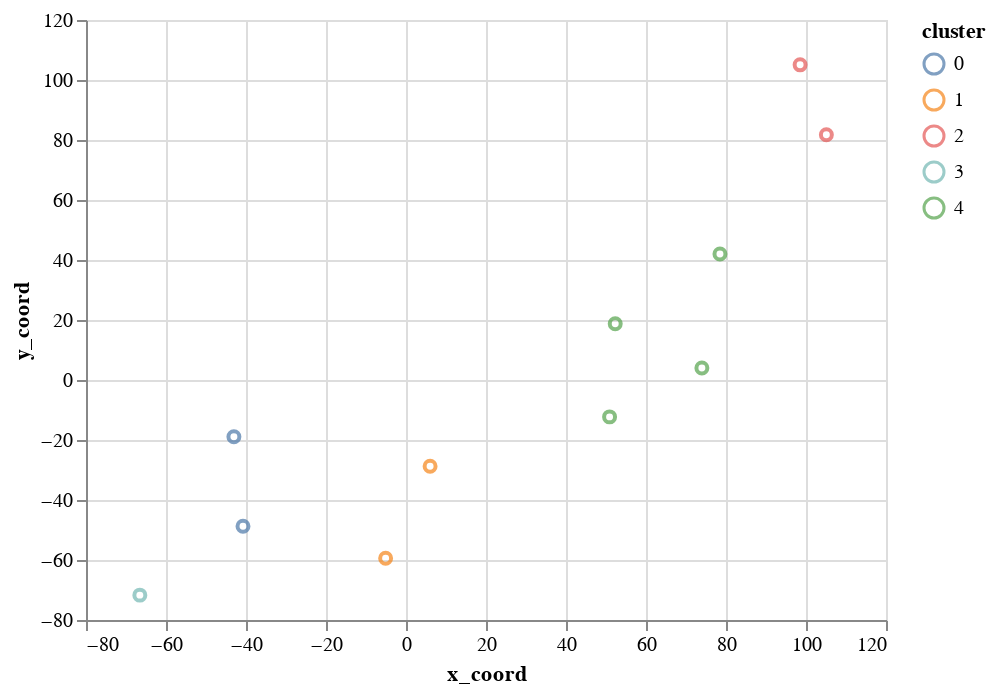

Write notebook code for a chart like this one.
### Code cell
## visualização

X_embedded = TSNE(n_components=2, learning_rate='auto', metric='precomputed', init='random', perplexity=3).fit_transform(X)
X_embedded.shape

df_cl_3 = pd.DataFrame({ 
                'name': idx,
                'x_coord': X_embedded[:,0], 
                'y_coord': X_embedded[:,1],
                'cluster': [str(i) for i in labels]
                })

chart = alt.Chart(df_cl_3).mark_point().encode(
    x='x_coord', 
    y='y_coord',
    color='cluster',
    tooltip='name'
).interactive()

chart

### Figure 1 — Vega-Lite specification as saved in the notebook (floating-point values rounded to 4 significant figures)
{"config": {"view": {"continuousWidth": 400, "continuousHeight": 300}}, "data": {"name": "data-391066da0e5982fba5f3241457c447cd"}, "mark": "point", "encoding": {"color": {"field": "cluster", "type": "nominal"}, "tooltip": {"field": "name", "type": "quantitative"}, "x": {"field": "x_coord", "type": "quantitative"}, "y": {"field": "y_coord", "type": "quantitative"}}, "selection": {"selector002": {"type": "interval", "bind": "scales", "encodings": ["x", "y"]}}, "$schema": "https://vega.github.io/schema/vega-lite/v4.17.0.json", "datasets": {"data-391066da0e5982fba5f3241457c447cd": [{"name": 4, "x_coord": 50.89, "y_coord": -12.3, "cluster": "4"}, {"name": 6, "x_coord": 105.1, "y_coord": 81.77, "cluster": "2"}, {"name": 13, "x_coord": 52.31, "y_coord": 18.72, "cluster": "4"}, {"name": 15, "x_coord": -43.02, "y_coord": -18.93, "cluster": "0"}, {"name": 16, "x_coord": 78.49, "y_coord": 41.99, "cluster": "4"}, {"name": 31, "x_coord": -5.094, "y_coord": -59.39, "cluster": "1"}, {"name": 32, "x_coord": -40.75, "y_coord": -48.74, "cluster": "0"}, {"name": 41, "x_coord": 6.022, "y_coord": -28.74, "cluster": "1"}, {"name": 48, "x_coord": 73.97, "y_coord": 3.999, "cluster": "4"}, {"name": 52, "x_coord": 98.53, "y_coord": 105.1, "cluster": "2"}, {"name": 59, "x_coord": -66.54, "y_coord": -71.71, "cluster": "3"}]}}
